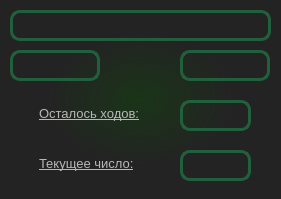
<?xml version="1.0" encoding="UTF-8"?>
<ui version="4.0">
 <class>Form</class>
 <widget class="QWidget" name="Form">
  <property name="geometry">
   <rect>
    <x>0</x>
    <y>0</y>
    <width>281</width>
    <height>199</height>
   </rect>
  </property>
  <property name="windowTitle">
   <string>Ним наносит ответный удар</string>
  </property>
  <property name="styleSheet">
   <string notr="true">background-color: qradialgradient(spread:pad, cx:0.5, cy:0.5, radius:0.5, fx:0.5, fy:0.5, stop:0 rgba(26, 53, 24, 255), stop:0.663158 rgba(35, 35, 35, 255));</string>
  </property>
  <widget class="QLabel" name="now_number_label">
   <property name="geometry">
    <rect>
     <x>39</x>
     <y>153</y>
     <width>141</width>
     <height>21</height>
    </rect>
   </property>
   <property name="font">
    <font>
     <pointsize>10</pointsize>
     <weight>50</weight>
     <bold>false</bold>
     <underline>true</underline>
    </font>
   </property>
   <property name="styleSheet">
    <string notr="true">background-color: none;
color: #b7b7b7</string>
   </property>
   <property name="text">
    <string>Текущее число:</string>
   </property>
  </widget>
  <widget class="QPushButton" name="minus_button">
   <property name="geometry">
    <rect>
     <x>180</x>
     <y>50</y>
     <width>90</width>
     <height>31</height>
    </rect>
   </property>
   <property name="styleSheet">
    <string notr="true">QPushButton{
border: 3px solid #20603D;
border-radius: 10px;
background-color: none;
color: #b7b7b7;;
}
QPushButton:hover{
background-color: #1E5945;
}</string>
   </property>
   <property name="text">
    <string/>
   </property>
  </widget>
  <widget class="QPushButton" name="plus_button">
   <property name="geometry">
    <rect>
     <x>10</x>
     <y>50</y>
     <width>90</width>
     <height>31</height>
    </rect>
   </property>
   <property name="styleSheet">
    <string notr="true">QPushButton{
border: 3px solid #20603D;
border-radius: 10px;
background-color: none;
color: #b7b7b7;;
}
QPushButton:hover{
background-color: #1E5945;
}</string>
   </property>
   <property name="text">
    <string/>
   </property>
  </widget>
  <widget class="QLabel" name="result_label">
   <property name="geometry">
    <rect>
     <x>10</x>
     <y>10</y>
     <width>261</width>
     <height>31</height>
    </rect>
   </property>
   <property name="font">
    <font>
     <pointsize>8</pointsize>
     <weight>50</weight>
     <bold>false</bold>
    </font>
   </property>
   <property name="styleSheet">
    <string notr="true">background: rgba(0,0,0,0);
border-radius: 10px;
border: 3px solid #20603D;
color: #b7b7b7;
</string>
   </property>
   <property name="text">
    <string/>
   </property>
  </widget>
  <widget class="QLabel" name="ostatok_label">
   <property name="geometry">
    <rect>
     <x>39</x>
     <y>103</y>
     <width>141</width>
     <height>21</height>
    </rect>
   </property>
   <property name="font">
    <font>
     <pointsize>10</pointsize>
     <weight>50</weight>
     <bold>false</bold>
     <underline>true</underline>
    </font>
   </property>
   <property name="styleSheet">
    <string notr="true">background-color: none;
color: #b7b7b7</string>
   </property>
   <property name="text">
    <string>Осталось ходов:</string>
   </property>
  </widget>
  <widget class="QLabel" name="ostatok_qlcd">
   <property name="geometry">
    <rect>
     <x>180</x>
     <y>100</y>
     <width>71</width>
     <height>31</height>
    </rect>
   </property>
   <property name="styleSheet">
    <string notr="true">background: rgba(0,0,0,0);
border-radius: 10px;
border: 3px solid #20603D;
color: #b7b7b7;
</string>
   </property>
   <property name="text">
    <string/>
   </property>
  </widget>
  <widget class="QLabel" name="now_number_qlcd">
   <property name="geometry">
    <rect>
     <x>180</x>
     <y>150</y>
     <width>71</width>
     <height>31</height>
    </rect>
   </property>
   <property name="styleSheet">
    <string notr="true">background: rgba(0,0,0,0);
border-radius: 10px;
border: 3px solid #20603D;
color: #b7b7b7;
</string>
   </property>
   <property name="text">
    <string/>
   </property>
  </widget>
 </widget>
 <resources/>
 <connections/>
</ui>
